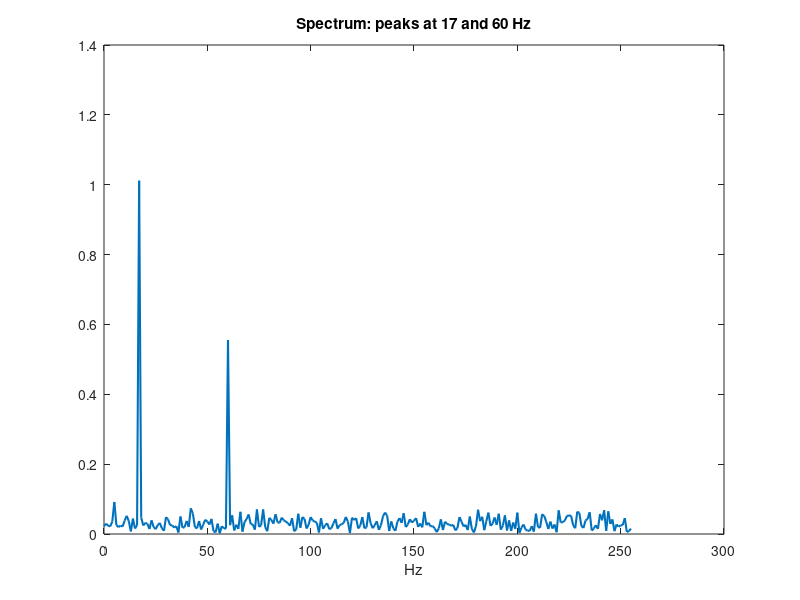

Write MATLAB code to recreate this figure.
% A signal with two hidden tones + noise -----------------------
fs = 512;  t = (0:fs-1)/fs;
sig = sin(2*pi*17*t) + 0.6*sin(2*pi*60*t) + 0.4*randn(size(t));
%              ^ a 17 Hz tone, in Gauss's honor

% The DFT is literally a matrix of Euler's formula --------------
N = numel(sig);
[k, n] = meshgrid(0:N-1);
W = exp(-2i*pi*k.*n/N);          % e^{-2πikn/N}: pure Euler
slow = W * sig.';                 % O(N^2) multiply

fast = fft(sig).';               % O(N log N): pure Gauss
max(abs(slow - fast))            % ~1e-10: same numbers

% Time them ------------------------------------------------------
tic; W * sig.';   t_slow = toc;
tic; fft(sig);    t_fast = toc;
printf('matrix DFT: %.4fs   fft: %.6fs   speedup: %.0fx\n', ...
       t_slow, t_fast, t_slow/max(t_fast,eps));

% Find the hidden tones ------------------------------------------
P = abs(fast)/N;
f = (0:N-1)*fs/N;
plot(f(1:N/2), 2*P(1:N/2), 'linewidth', 1.5);
xlabel('Hz'); title('Spectrum: peaks at 17 and 60 Hz');
